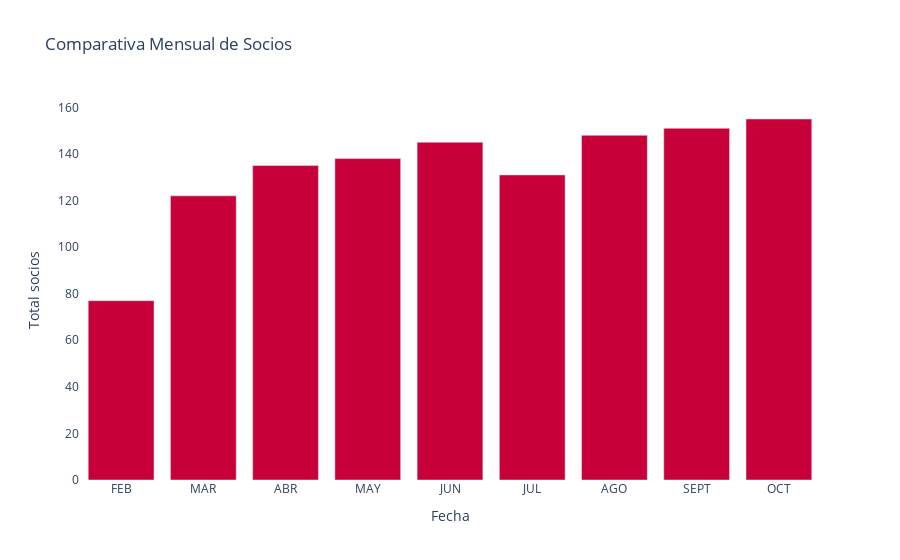

The notebook cell this image was saved under:
### Markdown cell above
Handball

### Code cell
fig = px.bar(socios_hand_por_mes, x='MES', y='SOCIOS_HAND', 
             barmode='group',
             title='Comparativa Mensual de Socios',
             labels={'SOCIOS_HAND': 'Socios', 'FECHA': 'Fecha'})

fig.update_layout(
    xaxis_title="Fecha",
    yaxis_title="Total socios",
    plot_bgcolor='white',
    hovermode='x unified'
)

# Cambiar el color de las barras
fig.update_traces(marker_color='#C70039')  # Establecer el color de las barras

fig.show()
pio.write_html(fig, 'Socios_Por_mes.html', auto_open=True)

### Figure 1 — Plotly figure (JSON) as saved in the notebook; plotly's stock layout.template omitted (floating-point values rounded to 4 significant figures)
{"data": [{"alignmentgroup": "True", "hovertemplate": "MES=%{x}<br>Socios=%{y}<extra></extra>", "legendgroup": "", "marker": {"color": "#C70039", "pattern": {"shape": ""}}, "name": "", "offsetgroup": "", "orientation": "v", "showlegend": false, "textposition": "auto", "type": "bar", "x": ["FEB", "MAR", "ABR", "MAY", "JUN", "JUL", "AGO", "SEPT", "OCT"], "xaxis": "x", "y": [77, 122, 135, 138, 145, 131, 148, 151, 155], "yaxis": "y"}], "layout": {"barmode": "group", "hovermode": "x unified", "legend": {"tracegroupgap": 0}, "plot_bgcolor": "white", "title": {"text": "Comparativa Mensual de Socios"}, "xaxis": {"anchor": "y", "domain": [0, 1], "title": {"text": "Fecha"}}, "yaxis": {"anchor": "x", "domain": [0, 1], "title": {"text": "Total socios"}}}}
